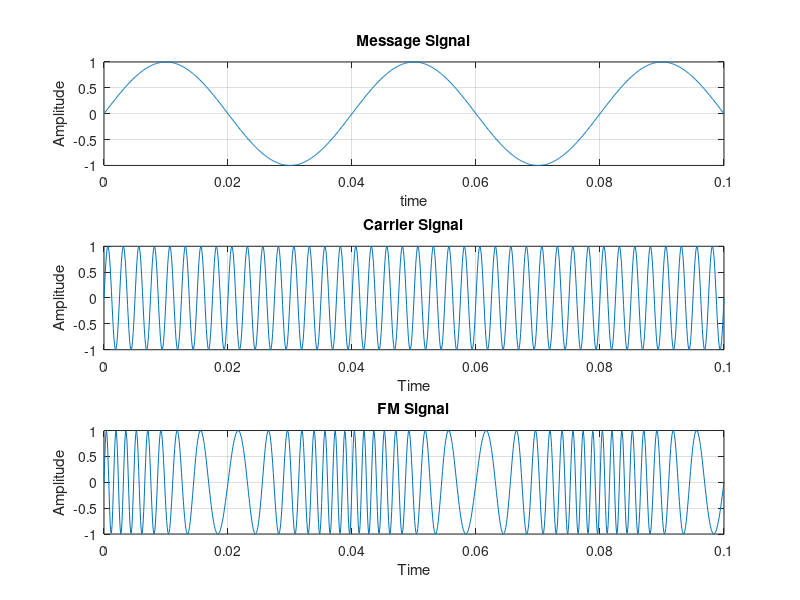

Reproduce this figure in MATLAB.
fm=25;
fc=400;
mi=10;
t=0:0.0001:0.1;
m=sin(2*pi*fm*t);
subplot(3,1,1);
plot(t,m);
xlabel('time');
ylabel('Amplitude');
title('Message Signal');
grid on;

c=sin(2*pi*fc*t);
subplot(3,1,2);
plot(t,c);
xlabel('Time');
ylabel('Amplitude');
title('Carrier Signal');
grid on;

y=sin(2*pi*fc*t+(mi.*sin(2*pi*fm*t)));%Frequency changing w.r.t Message
subplot(3,1,3);
plot(t,y);
xlabel('Time');
ylabel('Amplitude');
title('FM Signal');
grid on;